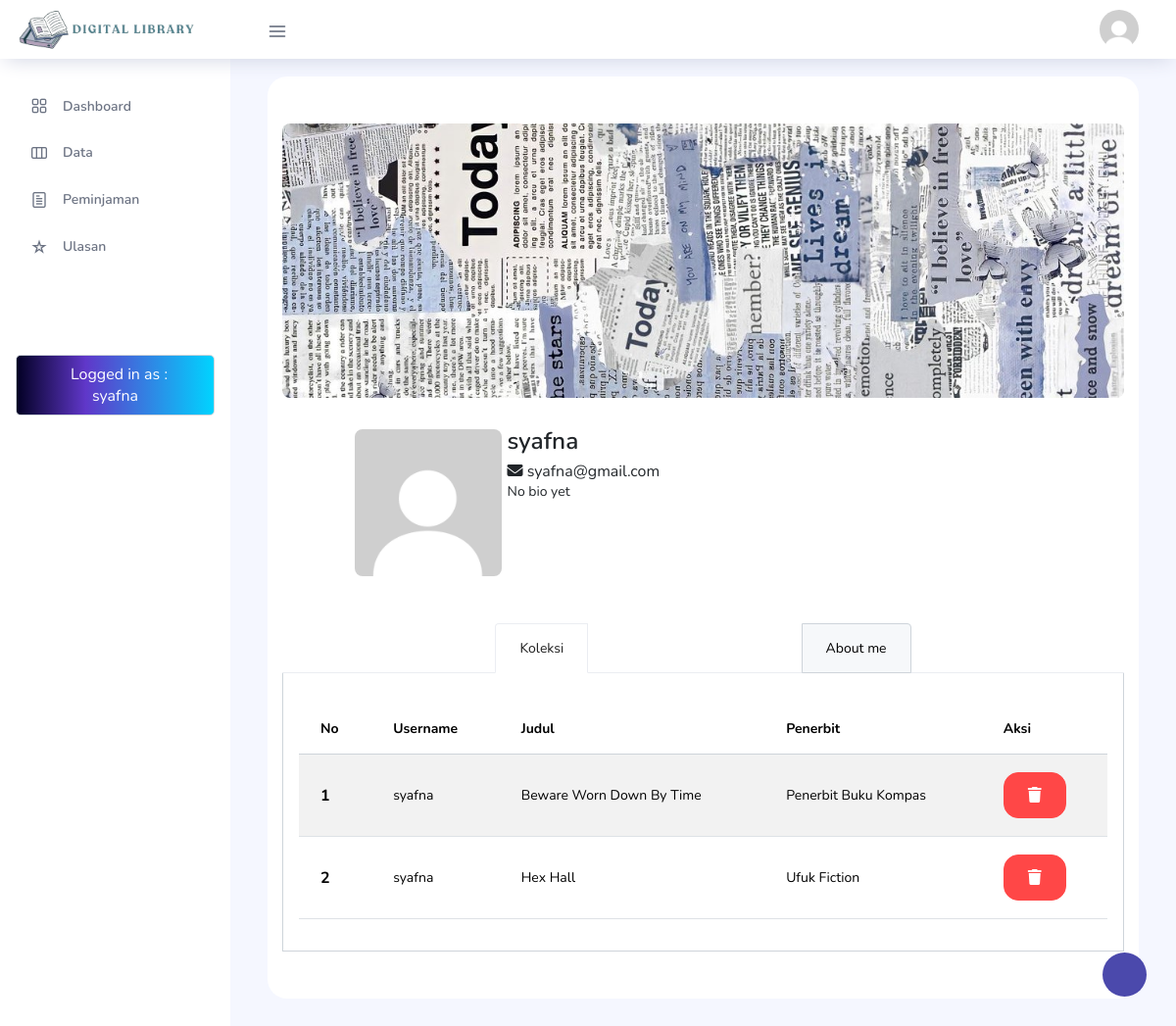
The page /websiteCoding/index.php?page=profil/profil (signed in) on the database its author committed.
### tables this page shows
CREATE TABLE `user` (
  `userID` int(11) NOT NULL,
  `namaLengkap` varchar(50) DEFAULT NULL,
  `username` varchar(30) DEFAULT NULL,
  `password` varchar(50) DEFAULT NULL,
  `email` varchar(50) DEFAULT NULL,
  `alamat` varchar(30) DEFAULT NULL,
  `profile_img` varchar(255) DEFAULT NULL,
  `bio` varchar(255) DEFAULT NULL
);

CREATE TABLE `koleksipribadi` (
  `koleksiID` int(11) NOT NULL,
  `userID` int(11) DEFAULT NULL,
  `bukuID` int(11) DEFAULT NULL
);

CREATE TABLE `buku` (
  `bukuID` int(11) NOT NULL,
  `judul` varchar(50) DEFAULT NULL,
  `penulis` varchar(30) DEFAULT NULL,
  `penerbit` varchar(30) DEFAULT NULL,
  `tahunTerbit` int(11) DEFAULT NULL,
  `jml_buku` int(2) NOT NULL
);

### websiteCoding/profil/profil.php (the view, shortened to what this page needs)
<?php
$id = $_SESSION['user']['userID'];
$query = mysqli_query($koneksi, "SELECT*FROM user WHERE userID=$id");
$data = mysqli_fetch_array($query);
?>
<!DOCTYPE html>
<html lang="en">
<head>
  <link href="vendors/bootstrap/css/bootstrap.min.css" rel="stylesheet">
  <link rel="stylesheet" href="vendors/feather/feather.css">
  <link rel="stylesheet" href="vendors/ti-icons/css/themify-icons.css">
  <link rel="stylesheet" href="vendors/css/vendor.bundle.base.css">
  <link rel="stylesheet" href="vendors/datatables.net-bs4/dataTables.bootstrap4.css">
  <link rel="stylesheet" href="vendors/ti-icons/css/themify-icons.css">
  <link rel="stylesheet" type="text/css" href="js/select.dataTables.min.css">
  <link rel="stylesheet" href="https://cdn.jsdelivr.net/npm/bootstrap-icons@1.11.3/font/bootstrap-icons.min.css">
  <link rel="stylesheet" href="css/vertical-layout-light/style.css">
  <link rel="stylesheet" href="https://cdnjs.cloudflare.com/ajax/libs/font-awesome/6.4.2/css/all.min.css" />
<section class="profile page-content content-wrapper stretch-card" style="margin-top: -6rem;">
    <div class="container py-5 card">
        <div class="background-profile">
            <img src="../websiteCoding/images/background-profile.jpg" class="rounded" alt="..." width="100%" height="280px" style="margin-bottom: 2rem;">
        </div>
        <div class="row justify-content-center profile-content">
            <div class="col-10">
                <div class="row">
                    <div class="col-md-4 col-lg-2">
                        <div class="profile-pict mb-3">
                            <?php
                            if ($data['profile_img'] != "") {
                                echo '<img src="images/profile-img/' . $data['profile_img'] . '" class="rounded" alt="..." width="150" height="150">';
                            } else {
                                echo '<img src="../websiteCoding/images/profil-img/default.jpeg" class="rounded" alt="..." width="150" height="150">';
                            }
                            ?>
                        </div>
                    </div>
                    <div class="col profile-detail" style="margin-left: 2rem;">
                        <h3><?php echo $_SESSION['user']['username']?></h3>
                        <div class="loc">
                            <i class="fa-solid fa-envelope"></i><span> <?php echo $data['email']; ?></span>
                        </div>
                        <p>
                            <?php
                                if ($data['bio'] != "") {
                                    echo $data['bio'];
                                } else {
                                    echo "No bio yet";
                                }
                            ?>
                        </p>
                    </div>
                </div>
            </div>
        </div>
        <ul class="nav nav-tabs d-flex justify-content-evenly" id="myTab" role="tablist" style="margin-top: 2rem;">
            <li class="nav-item" role="presentation">
                <button class="nav-link active" id="history-tab" data-bs-toggle="tab" data-bs-target="#history-tab-pane" type="button" role="tab" aria-controls="history-tab-pane" aria-selected="true">Koleksi</button>
            </li>
            <li class="nav-item" role="presentation">
                <button class="nav-link" id="favorite-tab" data-bs-toggle="tab" data-bs-target="#favorite-tab-pane" type="button" role="tab" aria-controls="favorite-tab-pane" aria-selected="false">About me</button>
            </li>
        </ul>
        <div class="tab-content" id="myTabContent">
            <div class="tab-pane fade show active" id="history-tab-pane" role="tabpanel" aria-labelledby="history-tab" tabindex="0">
                                <div class="table-responsive ">
                                    <table class="table table-striped">
                                <thead>
                                    <tr>
                                    <th>
                                        No
                                    </th>
                                    <th>
                                        Username
                                    </th>
                                    <th>
                                        Judul
                                    </th>
                                    <th>
                                        Penerbit
                                    </th>
                                    <th>
                                        Aksi
                                    </th>
                                    <?php
                                        $where = "WHERE koleksipribadi.userID=" . $_SESSION['user']['userID'];
                                    ?>
                                    </tr>
                                </thead>
                                <tbody>
                            <?php
                            $i = 1;
                            $query = mysqli_query($koneksi, "SELECT * FROM koleksipribadi LEFT JOIN user ON user.userID = koleksipribadi.userID LEFT JOIN buku ON buku.bukuID = koleksipribadi.bukuID  $where");
                            while ($data = mysqli_fetch_array($query)) {
                            ?>
                            <tr>
                            <th scope="row"><?php echo $i++; ?></th>
                            <td><?php echo $data['username']; ?></td>
                            <td><?php echo $data['judul']; ?></td>
                            <td><?php echo $data['penerbit']; ?></td>
                            <td>
                            <a onclick="return confirm('Yakin Hapus?')" class="btn btn-danger" href="?page=profil/koleksi-hapus&id=<?php echo $data['koleksiID']; ?>"><i class="fa-solid fa-trash"></i></a>
                            </td>
                            </tr>
                            <?php
                                    }
                                    ?>
            </div>
        </div>
    </div>
</section>
</body>
</html>

### rows shown on the page
user: email "syafna@gmail.com"
koleksipribadi: userID.username "syafna", bukuID.judul "Beware Worn Down By Time", bukuID.penerbit "Penerbit Buku Kompas"
koleksipribadi: userID.username "syafna", bukuID.judul "Hex Hall", bukuID.penerbit "Ufuk Fiction"

### other values the page prints
$_SESSION['user']['username'] "syafna"
